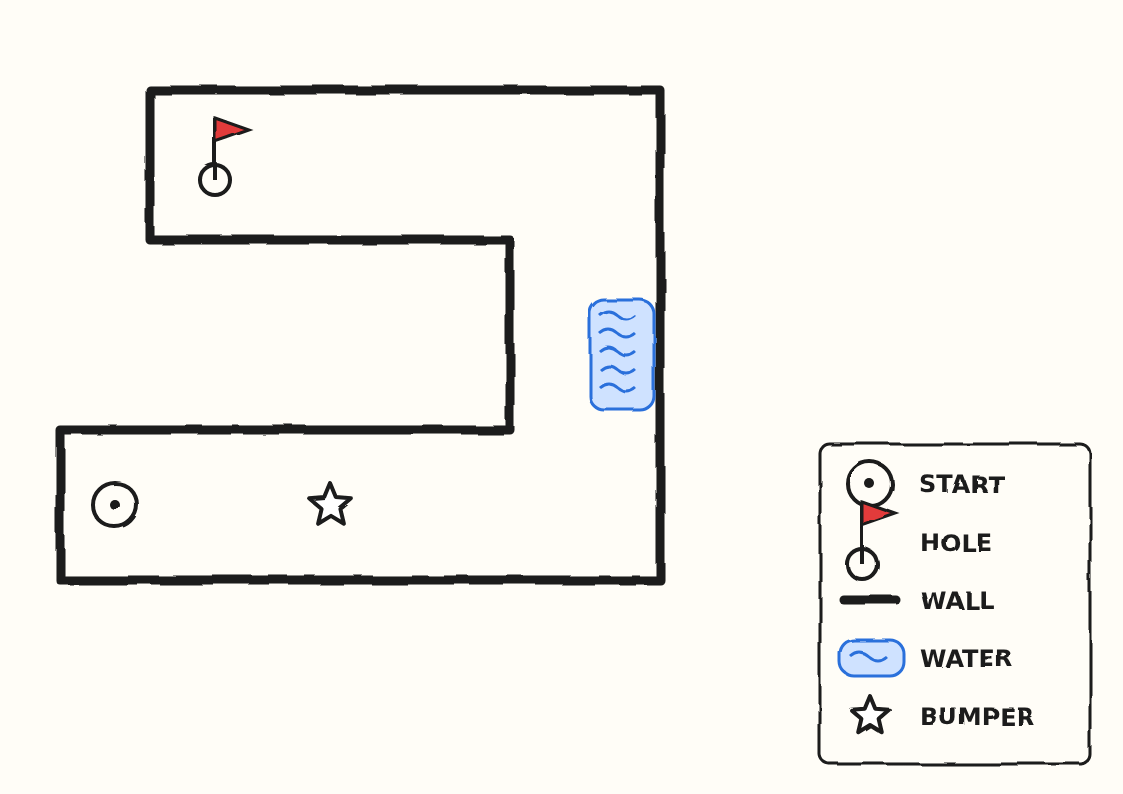
#> input picture 4-minigolf/examples/hole-1.png, 1123 x 794 px
$ python analyze_shot.py ../../4-minigolf/examples/hole-1.png
#> lines starting #> are read from the running program, lines starting #| are printed output that depends on the picture; after the words box and inside, x2 and y2 are one past the last pixel; in counts of white or black regions, pixels touching at a corner belong together
#> in analyze, im is the input picture: PIL image 1123x794 RGB; mean R, G, B 244.4, 242.7, 237.6
import sys
from pathlib import Path

import numpy as np
from PIL import Image


def pet_mask(arr):
    r = arr[:, :, 0].astype(np.int16)
    g = arr[:, :, 1].astype(np.int16)
    b = arr[:, :, 2].astype(np.int16)
    lavender = (b > r + 14) & (b > g + 24) & (r > 85) & (b > 145)
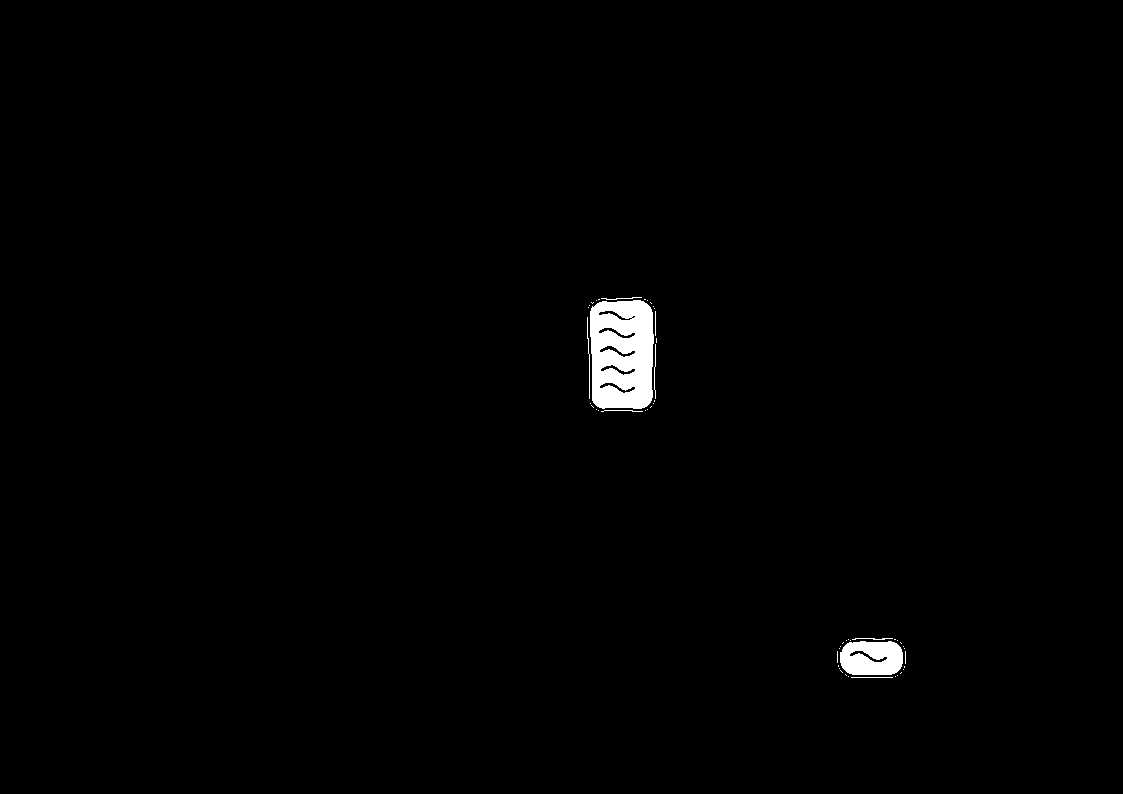
#> lavender: shape (794, 1123) bool; 0.92% white; 52 white regions (43 under 20 px), largest, box (x1, y1, x2, y2) and area: (590, 300, 654, 409) 5997, (840, 641, 903, 675) 1814, (587, 317, 590, 399) 83
    pink = (r > 195) & (g > 95) & (g < 195) & (b > 120) & (b < 215)
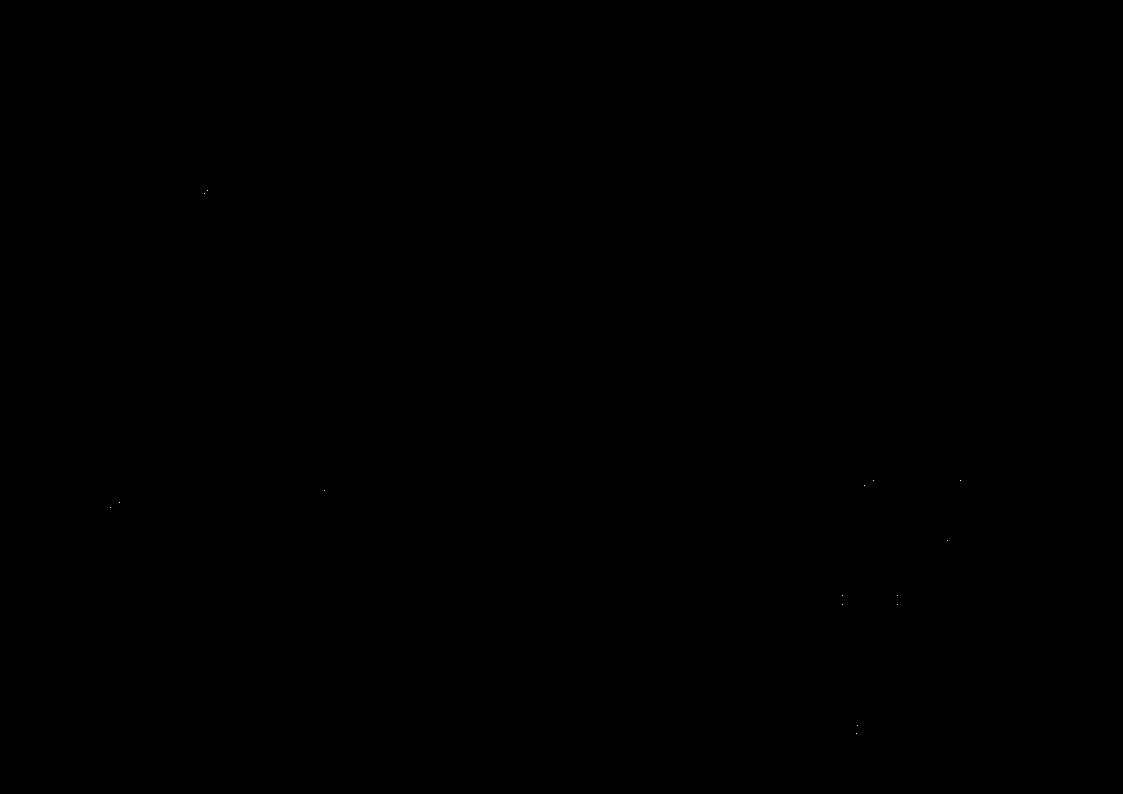
#> pink: shape (794, 1123) bool; 0% white in thin lines or dots, all inside (x1, y1, x2, y2) = (110, 190, 961, 734)
    yellow = (r > 195) & (g > 170) & (b < 165)
#> yellow: shape (794, 1123) bool; every value is 0
    return lavender | pink | yellow


def analyze(path, region=None):
    im = Image.open(path).convert("RGB")
    arr = np.array(im)
    if region:
        x0, y0, x1, y1 = region
        sub = arr[y0:y1, x0:x1]
    else:
        x0 = y0 = 0
        sub = arr
    m = pet_mask(sub)
    ys, xs = np.where(m)
#> ys = 8253 values from 190 to 733; xs = 8253 values, max 960 at index 6283, min 110 at index 6287, mean 681.2
    result = {
        "file": Path(path).name,
        "size": list(im.size),
        "ink_pixels": int(m.sum()),
    }
#> result = {'file': 'hole-1.png', 'size': [1123, 794], 'ink_pixels': 8253}
    if len(xs):
        result["bbox_global"] = [int(xs.min() + x0), int(ys.min() + y0),
                                 int(xs.max() + x0), int(ys.max() + y0)]
        result["centroid_global"] = [round(float(xs.mean() + x0), 1),
                                     round(float(ys.mean() + y0), 1)]
        result["height"] = int(ys.max() - ys.min() + 1)
        result["width"] = int(xs.max() - xs.min() + 1)
    else:
        result["bbox_global"] = None
    return result


if __name__ == "__main__":
    import json
    for p in sys.argv[1:]:
        print(json.dumps(analyze(p), ensure_ascii=False))
